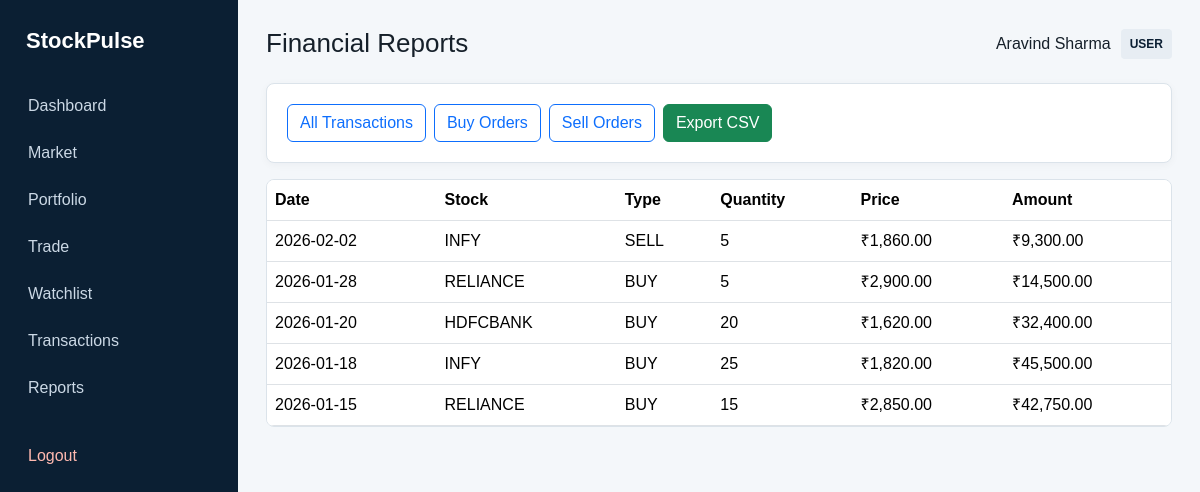
Page /reports/index.php (signed in) on the committed database.
### tables this page shows
CREATE TABLE IF NOT EXISTS Users (
    user_id INT AUTO_INCREMENT PRIMARY KEY,
    name VARCHAR(100) NOT NULL,
    email VARCHAR(120) NOT NULL UNIQUE,
    phone VARCHAR(20) NOT NULL,
    password_hash VARCHAR(255) NOT NULL,
    cash_balance DECIMAL(15, 2) NOT NULL DEFAULT 100000.00,
    account_status ENUM('ACTIVE', 'SUSPENDED', 'CLOSED') NOT NULL DEFAULT 'ACTIVE',
    created_at TIMESTAMP DEFAULT CURRENT_TIMESTAMP,
    updated_at TIMESTAMP DEFAULT CURRENT_TIMESTAMP ON UPDATE CURRENT_TIMESTAMP,
    CONSTRAINT chk_cash_balance CHECK (cash_balance >= 0.00)
);

CREATE TABLE IF NOT EXISTS Transactions (
    transaction_id INT AUTO_INCREMENT PRIMARY KEY,
    user_id INT NOT NULL,
    stock_id INT NOT NULL,
    transaction_type ENUM('BUY', 'SELL') NOT NULL,
    quantity INT NOT NULL,
    price DECIMAL(12, 2) NOT NULL,
    total_amount DECIMAL(15, 2) NOT NULL,
    transaction_date DATE NOT NULL,
    transaction_time TIME NOT NULL,
    transaction_status ENUM('COMPLETED', 'FAILED', 'PENDING') NOT NULL DEFAULT 'COMPLETED',
    created_at TIMESTAMP DEFAULT CURRENT_TIMESTAMP,
    FOREIGN KEY (user_id) REFERENCES Users(user_id) ON DELETE RESTRICT ON UPDATE CASCADE,
    FOREIGN KEY (stock_id) REFERENCES Stocks(stock_id) ON DELETE RESTRICT ON UPDATE CASCADE,
    CONSTRAINT chk_tx_quantity CHECK (quantity > 0),
    CONSTRAINT chk_tx_price CHECK (price > 0.00),
    CONSTRAINT chk_tx_total CHECK (total_amount >= 0.00)
);

CREATE TABLE IF NOT EXISTS Stocks (
    stock_id INT AUTO_INCREMENT PRIMARY KEY,
    symbol VARCHAR(15) NOT NULL UNIQUE,
    company_name VARCHAR(120) NOT NULL,
    sector VARCHAR(60) NOT NULL,
    current_price DECIMAL(12, 2) NOT NULL,
    day_change DECIMAL(10, 2) NOT NULL DEFAULT 0.00,
    day_change_percent DECIMAL(6, 2) NOT NULL DEFAULT 0.00,
    high_52w DECIMAL(12, 2) DEFAULT NULL,
    low_52w DECIMAL(12, 2) DEFAULT NULL,
    volume BIGINT NOT NULL DEFAULT 0,
    updated_at TIMESTAMP DEFAULT CURRENT_TIMESTAMP ON UPDATE CURRENT_TIMESTAMP,
    CONSTRAINT chk_stock_price CHECK (current_price > 0.00)
);

### includes/bootstrap.php (called while the page is built, shortened)
<?php
require_once __DIR__ . '/../config/database.php';
function e(string $value): string
{
    return htmlspecialchars($value, ENT_QUOTES | ENT_SUBSTITUTE, 'UTF-8');
}
function current_role(int $userId): string
{
    $sql = 'SELECT r.role_name
            FROM User_Roles ur
            JOIN Roles r ON r.role_id = ur.role_id
            WHERE ur.user_id = ?
            ORDER BY CASE r.role_name WHEN \'SUPER_ADMIN\' THEN 1 WHEN \'ADMIN\' THEN 2 ELSE 3 END
            LIMIT 1';
    $statement = db()->prepare($sql);
    $statement->execute([$userId]);
    return (string) ($statement->fetchColumn() ?: 'USER');
}
function require_login(): array
{
    $statement = db()->prepare('SELECT user_id, name, email, phone, cash_balance, account_status FROM Users WHERE user_id = ?');
    $statement->execute([(int) $_SESSION['user_id']]);
    $user = $statement->fetch();
    $user['role'] = current_role((int) $user['user_id']);
    return $user;
}

### config/database.php (called while the page is built, shortened)
<?php
function db(): PDO
{
    static $pdo = null;
    if ($pdo instanceof PDO) {
        return $pdo;
    }
    $host = getenv('MYSQL_HOST') ?: '127.0.0.1';
    $port = getenv('MYSQL_PORT') ?: '3306';
    $database = getenv('MYSQL_DB') ?: 'stock_portfolio_db';
    $username = getenv('MYSQL_USER') ?: 'root';
    $password = getenv('MYSQL_PASSWORD') ?: '';
    $dsn = sprintf('mysql:host=%s;port=%s;dbname=%s;charset=utf8mb4', $host, $port, $database);
    $pdo = new PDO($dsn, $username, $password, [
        PDO::ATTR_ERRMODE => PDO::ERRMODE_EXCEPTION,
        PDO::ATTR_DEFAULT_FETCH_MODE => PDO::FETCH_ASSOC,
        PDO::ATTR_EMULATE_PREPARES => false,
    ]);
    return $pdo;
}

### reports/index.php (the view, shortened to what this page needs)
<?php
require_once __DIR__.'/../includes/bootstrap.php';require_once __DIR__.'/../includes/layout.php';
$user=require_login();if($user['role']!=='USER')redirect('/admin/dashboard.php');
$type=$_GET['type']??'transactions';
$where='WHERE t.user_id=?';$params=[$user['user_id']];
$stmt=db()->prepare("SELECT t.*,s.symbol,s.company_name FROM Transactions t JOIN Stocks s ON s.stock_id=t.stock_id $where ORDER BY t.transaction_id DESC");$stmt->execute($params);$rows=$stmt->fetchAll();
$body='<div class="card mb-3 d-flex flex-row gap-2"><a class="btn btn-outline-primary" href="?type=transactions">All Transactions</a><a class="btn btn-outline-primary" href="?type=buy">Buy Orders</a><a class="btn btn-outline-primary" href="?type=sell">Sell Orders</a><a class="btn btn-success" href="/reports/export.php?type='.e($type).'">Export CSV</a></div>';
$body.='<div class="table-card"><table class="table table-hover"><thead><tr><th>Date</th><th>Stock</th><th>Type</th><th>Quantity</th><th>Price</th><th>Amount</th></tr></thead><tbody>';
foreach($rows as$r){$body.='<tr><td>'.e((string)$r['transaction_date']).'</td><td>'.e($r['symbol']).'</td><td>'.e($r['transaction_type']).'</td><td>'.(int)$r['quantity'].'</td><td>₹'.number_format((float)$r['price'],2).'</td><td>₹'.number_format((float)$r['total_amount'],2).'</td></tr>';}
$body.='</tbody></table></div>';render_layout('Financial Reports',$body,$user);

### includes/layout.php (shortened to what this page needs)
<?php
function render_layout(string $title, string $body, ?array $user = null, bool $admin = false): void
{
    $role = $user['role'] ?? 'GUEST';
    echo '<!doctype html><html lang="en"><head><meta charset="utf-8">';
    echo '<link href="https://cdn.jsdelivr.net/npm/bootstrap@5.3.3/dist/css/bootstrap.min.css" rel="stylesheet">';
    echo '<link rel="stylesheet" href="/assets/css/style.css">';
    echo '</head><body>';
    echo '<div class="app-shell">';
    if ($user) {
        echo '<aside class="sidebar">';
        echo '<a class="brand" href="' . ($admin ? '/admin/dashboard.php' : '/user/dashboard.php') . '">StockPulse</a>';
        echo '<nav>';
        if ($admin) {
            echo '<a href="/admin/dashboard.php">Dashboard</a>';
            echo '<a href="/admin/users.php">Users</a>';
            echo '<a href="/admin/stocks.php">Stocks</a>';
            echo '<a href="/admin/transactions.php">Transactions</a>';
            if ($role === 'SUPER_ADMIN') {
                echo '<a href="/admin/admins.php">Admin Management</a>';
                echo '<a href="/admin/audit-logs.php">Audit Logs</a>';
            }
        } else {
            echo '<a href="/user/dashboard.php">Dashboard</a>';
            echo '<a href="/user/market.php">Market</a>';
            echo '<a href="/user/portfolio.php">Portfolio</a>';
            echo '<a href="/user/trade.php">Trade</a>';
            echo '<a href="/user/watchlist.php">Watchlist</a>';
            echo '<a href="/user/transactions.php">Transactions</a>';
            echo '<a href="/reports/index.php">Reports</a>';
        }
        echo '<a href="/' . ($admin ? 'admin/logout.php' : 'user/logout.php') . '" class="logout">Logout</a>';
        echo '</nav></aside>';
    }
    echo '<main class="main-content">';
    echo '<div class="page-header"><h1>' . e($title) . '</h1>';
    if ($user) {
        echo '<div class="account-meta"><span>' . e($user['name']) . '</span><span class="badge-role">' . e($role) . '</span></div>';
    }
    echo '</div>';
    echo $body;
    echo '</main></div>';
    echo '</body></html>';
}

### assets/css/style.css (style rules this page uses)
:root { --navy: #0b1f33; --navy-light: #15344f; --blue: #2563eb; --green: #16845b; --red: #c0392b; --border: #dbe3ea; --background: #f4f7fa; }
* { box-sizing: border-box; }
body { margin: 0; background: var(--background); color: #16202a; font-family: Arial, Helvetica, sans-serif; }
.app-shell { min-height: 100vh; display: flex; }
.sidebar { width: 238px; background: var(--navy); color: #fff; padding: 24px 16px; position: fixed; height: 100vh; overflow-y: auto; }
.sidebar .brand { color: #fff; text-decoration: none; font-size: 22px; font-weight: 700; display: block; padding: 0 10px 24px; }
.sidebar nav a { display: block; color: #cbd8e5; text-decoration: none; padding: 10px 12px; border-radius: 6px; margin: 3px 0; }
.sidebar nav .logout { color: #ffb9b0; margin-top: 24px; }
.main-content { width: calc(100% - 238px); margin-left: 238px; padding: 28px; }
.page-header { display: flex; justify-content: space-between; align-items: center; margin-bottom: 24px; }
.page-header h1 { margin: 0; font-size: 26px; }
.account-meta { display: flex; align-items: center; gap: 10px; }
.badge-role { background: #e7edf3; color: var(--navy); padding: 6px 9px; border-radius: 4px; font-size: 12px; font-weight: 700; }
.card { background: #fff; border: 1px solid var(--border); border-radius: 8px; padding: 20px; box-shadow: 0 2px 8px rgba(11,31,51,.04); }
.table-card { background: #fff; border: 1px solid var(--border); border-radius: 8px; overflow-x: auto; }
.table-card table { margin: 0; }

### rows in the picture
users: name "Aravind Sharma"
transactions: transaction_date "2026-02-02", stock.symbol "INFY", transaction_type "SELL", quantity "5", price "1,860.00", total_amount "9,300.00"
transactions: transaction_date "2026-01-28", stock.symbol "RELIANCE", transaction_type "BUY", quantity "5", price "2,900.00", total_amount "14,500.00"
transactions: transaction_date "2026-01-20", stock.symbol "HDFCBANK", transaction_type "BUY", quantity "20", price "1,620.00", total_amount "32,400.00"
transactions: transaction_date "2026-01-18", stock.symbol "INFY", transaction_type "BUY", quantity "25", price "1,820.00", total_amount "45,500.00"
transactions: transaction_date "2026-01-15", stock.symbol "RELIANCE", transaction_type "BUY", quantity "15", price "2,850.00", total_amount "42,750.00"

### other values in the picture
$title "Financial Reports"
$role "USER"
